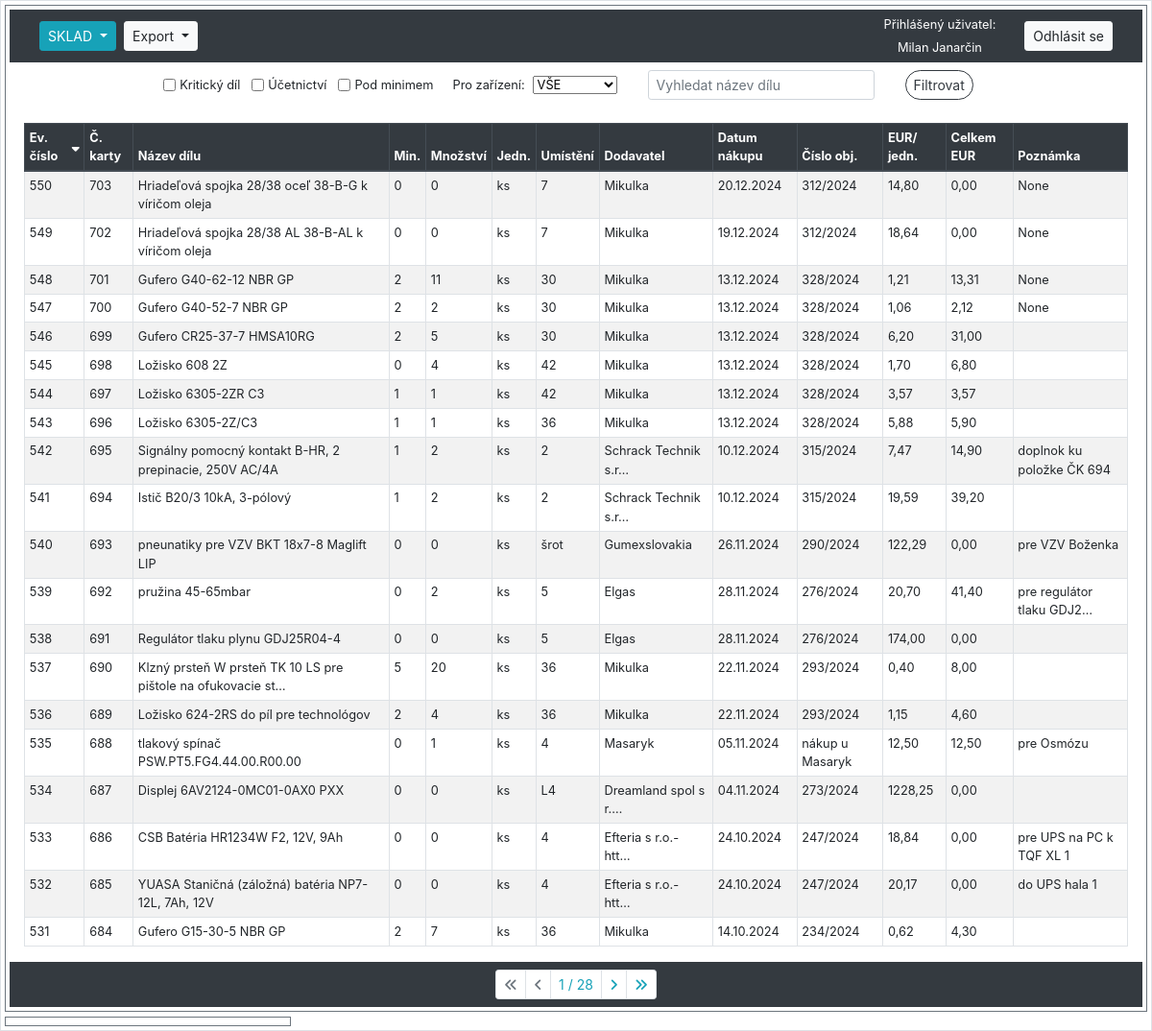
The page /sklad/ (signed in) on the database as committed earlier.
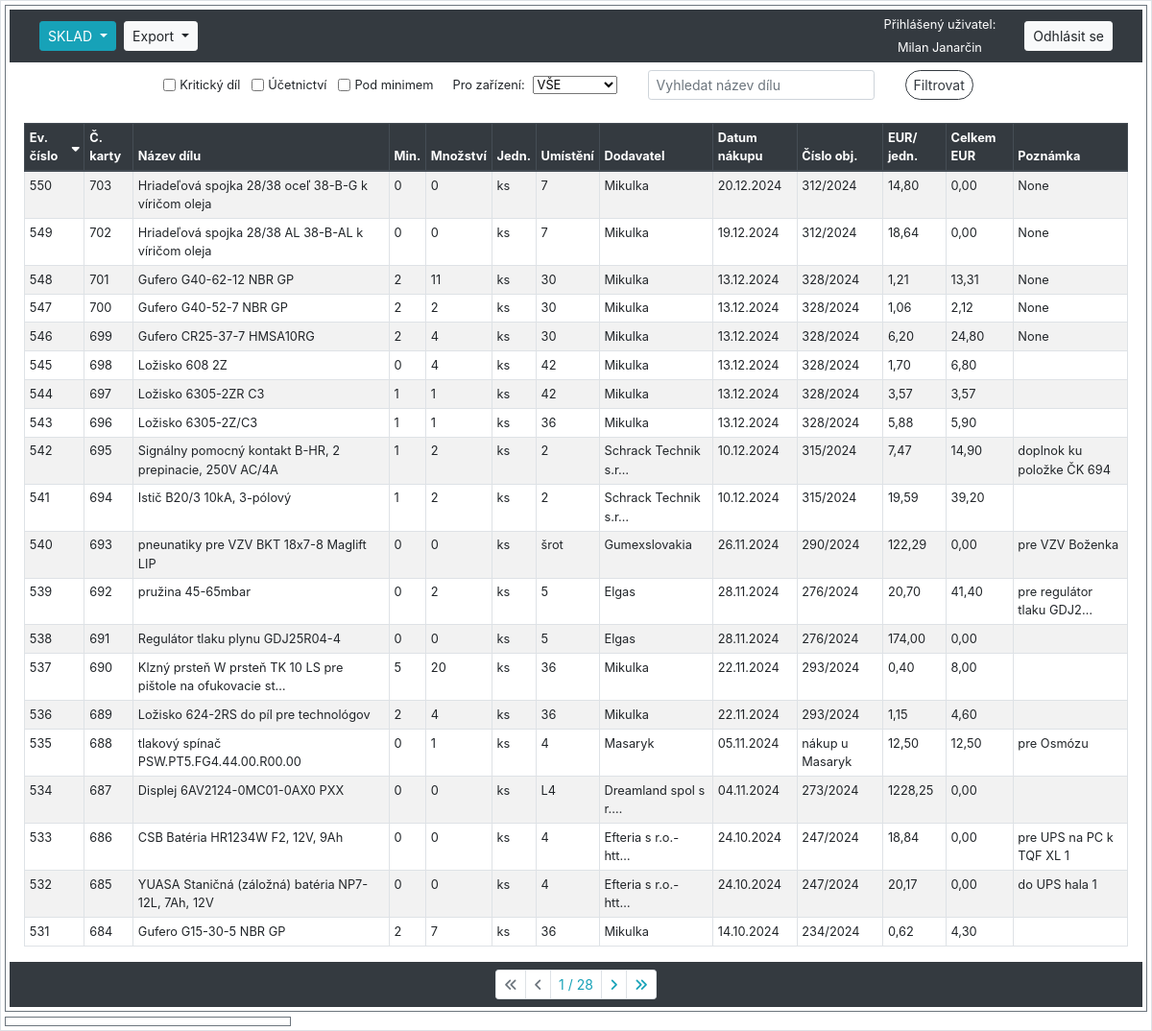
The same page on the database as committed later.
### hpm_sklad/models.py (models this page shows, shortened)
class Sklad(models.Model):
    class Meta:
        ordering = ["-evidencni_cislo"]
        verbose_name_plural = "Skladové položky"
    evidencni_cislo = models.AutoField(primary_key=True, verbose_name="Evidenční číslo")
    interne_cislo = models.IntegerField(null=True, verbose_name="Číslo karty")
    objednano = models.CharField(max_length=100, null=True, blank=True, verbose_name="Objednáno?")
    nazev_dilu = models.CharField(max_length=100, verbose_name="Název dílu")
    min_mnozstvi_ks = models.PositiveIntegerField(default=0, verbose_name="Minimum")
    mnozstvi = models.PositiveIntegerField(default=0, verbose_name="Množství")
    jednotky = models.CharField(max_length=10, choices=JEDNOTKY_CHOICES, default='ks', verbose_name="Jednotky")
    umisteni = models.CharField(max_length=25, null=True, verbose_name="Umístění")
    dodavatel = models.CharField(max_length=70, null=True, blank=True, verbose_name="Dodavatel")
    datum_nakupu = models.DateField(null=True, blank=True, verbose_name="Datum nákupu")
    cislo_objednavky = models.CharField(max_length=20, null=True, blank=True, verbose_name="Číslo objednávky")
    jednotkova_cena_eur = models.FloatField(default=0.0, validators=[MinValueValidator(0.0)], verbose_name="EUR/jednotka")
    celkova_cena_eur = models.FloatField(default=0.0, validators=[MinValueValidator(0.0)], verbose_name="Celkem EUR")
    poznamka = models.CharField(null=True, blank=True, max_length=200, verbose_name="Poznámka")
    ucetnictvi = models.BooleanField(default=True, verbose_name="Účetnictví")
    kriticky_dil = models.BooleanField(default=False, verbose_name="Kritický díl")
    hsh = models.BooleanField(default=False, verbose_name="HSH")
    tq8 = models.BooleanField(default=False, verbose_name="TQ8")
    tqf_xl1 = models.BooleanField(default=False, verbose_name="TQF XL1")
    tqf_xl2 = models.BooleanField(default=False, verbose_name="TQF XL2")
    dc_xl = models.BooleanField(default=False, verbose_name="DC XL")
    dac_xl1_2 = models.BooleanField(default=False, verbose_name="DAC XL1-2")
    dl_xl = models.BooleanField(default=False, verbose_name="DL XL")
    dac = models.BooleanField(default=False, verbose_name="DAC")
    lac_1 = models.BooleanField(default=False, verbose_name="LAC 1")
    lac_2 = models.BooleanField(default=False, verbose_name="LAC 2")
    ipsen_ene = models.BooleanField(default=False, verbose_name="IPSEN ENE")
    hsh_ene = models.BooleanField(default=False, verbose_name="HSH ENE")
    xl_ene1 = models.BooleanField(default=False, verbose_name="XL ENE1")
    xl_ene2 = models.BooleanField(default=False, verbose_name="XL ENE2")
    ipsen_w = models.BooleanField(default=False, verbose_name="IPSEN W")
    hsh_w = models.BooleanField(default=False, verbose_name="HSH W")
    kw = models.BooleanField(default=False, verbose_name="KW")
    kw1 = models.BooleanField(default=False, verbose_name="KW 1")
    kw2 = models.BooleanField(default=False, verbose_name="KW 2")
    kw3 = models.BooleanField(default=False, verbose_name="KW 3")
    mikrof = models.BooleanField(default=False, verbose_name="MIKROF")
    history = HistoricalRecords()
    @property
    def pod_minimem(self):
        return self.mnozstvi < self.min_mnozstvi_ks

### hpm_sklad/views.py (the view, shortened to what this page needs)
# urls.py: path('sklad/', views.SkladListView.as_view(), name='sklad'),
class SkladListView(LoginRequiredMixin, ListView):
    model = Sklad
    template_name = 'hpm_sklad/sklad.html'
    paginate_by = 20
    export_csv = False
    def get_context_data(self, **kwargs):
        context = super().get_context_data(**kwargs)
        selected_ev_cislo = self.request.GET.get('selected', None)
        if selected_ev_cislo:
            context['selected_item'] = get_object_or_404(Sklad, evidencni_cislo=selected_ev_cislo)
        else:
            context['selected_item'] = None
        zarizeni_filters = [("", "VŠE")] + [(z.zarizeni.lower(), z.zarizeni.replace('_', ' ')) for z in Zarizeni.objects.all()]
        context.update({
            'db_table': 'sklad',
            'sort': self.request.GET.get('sort', 'evidencni_cislo'),
            'order': self.request.GET.get('order', 'down'),
            'query': self.request.GET.get('query', ''),
            'kriticky_dil': self.request.GET.get('kriticky_dil', ''),
            'ucetnictvi': self.request.GET.get('ucetnictvi', ''),
            'pod_minimem': self.request.GET.get('pod_minimem', ''),
            'zarizeni_filter': self.request.GET.get('zarizeni_filter', 'VŠE'),
            'zarizeni_filters': zarizeni_filters,
            'current_user': self.request.user,
        })
        return context
    def get_queryset(self):
        queryset = Sklad.objects.all()
        query = self.request.GET.get('query', '')
        sort = self.request.GET.get('sort', 'evidencni_cislo')
        order = self.request.GET.get('order', 'down')
        filters = {
            'kriticky_dil': self.request.GET.get('kriticky_dil'),
            'ucetnictvi': self.request.GET.get('ucetnictvi'),
        }
        zarizeni_filter = self.request.GET.get('zarizeni_filter','VŠE')
        pod_minimem = self.request.GET.get('pod_minimem')
        if query:
            queryset = queryset.filter(nazev_dilu__icontains=query)
        for field, value in filters.items():
            if value == 'on':
                queryset = queryset.filter(**{field: True})
        if zarizeni_filter != 'VŠE':
            queryset = queryset.filter(**{zarizeni_filter: True})
        if order == 'down':
            sort = f"-{sort}"
        queryset = queryset.order_by(sort)
        if pod_minimem == 'on':
            queryset = [obj for obj in queryset if obj.pod_minimem]
        return queryset
    def render_to_response(self, context, **response_kwargs):
        if getattr(self, 'export_csv', False):
            return self.export_to_csv(self.get_queryset())
        else:
            return super().render_to_response(context, **response_kwargs)

### hpm_sklad/templatetags/custom_filters.py (called while the page is built)
@register.filter
def url_remove_param(querystring, params):
    params = params.split(',')
    new_querystring = '&'.join(
        f"{key}={value}"
        for part in querystring.split('&')
        if '=' in part and (key := part.split('=')[0]) not in params and (value := part.split('=')[1])
    )
    return new_querystring

### hpm_sklad/templates/hpm_sklad/sklad.html (shortened to what the changed rows need)
{% extends "hpm_sklad/base_left_right_column.html" %}
{% load static %}
{% load custom_filters %}
{% block left_content %}
    <div class="container-fluid">
        <table class="table table-sm table-hover table-striped table-bordered">
            <thead class="thead-dark">
                <tr>
                    {% with request.GET.urlencode as querystring %}
                        <th scope="col">
                            <a href="?sort=evidencni_cislo&order={% if request.GET.sort == 'evidencni_cislo' and request.GET.order == 'up' %}down{% else %}up{% endif %}&{{ querystring|url_remove_param:'sort,order' }}">
                                Ev. číslo
                                {% if not request.GET.sort %}
                                    <i class="fas fa-sort-down"></i>
                                {% endif %}
                            </a>
                        </th>
                        <th scope="col">
                            <a href="?sort=interne_cislo&order={% if request.GET.sort == 'interne_cislo' and request.GET.order == 'up' %}down{% else %}up{% endif %}&{{ querystring|url_remove_param:'sort,order' }}">
                                Č. karty
                            </a>
                        </th>
                        <th scope="col">
                            <a href="?sort=nazev_dilu&order={% if request.GET.sort == 'nazev_dilu' and request.GET.order == 'up' %}down{% else %}up{% endif %}&{{ querystring|url_remove_param:'sort,order' }}">
                                Název dílu
                            </a>
                        </th>
                        <th scope="col">
                            <a href="?sort=min_mnozstvi_ks&order={% if request.GET.sort == 'min_mnozstvi_ks' and request.GET.order == 'up' %}down{% else %}up{% endif %}&{{ querystring|url_remove_param:'sort,order' }}">
                                Min.
                            </a>
                        </th>
                        <th scope="col">
                            <a href="?sort=mnozstvi&order={% if request.GET.sort == 'mnozstvi' and request.GET.order == 'up' %}down{% else %}up{% endif %}&{{ querystring|url_remove_param:'sort,order' }}">
                                Množství
                            </a>
                        </th>
                        <th scope="col">
                            <a href="?sort=jednotky&order={% if request.GET.sort == 'jednotky' and request.GET.order == 'up' %}down{% else %}up{% endif %}&{{ querystring|url_remove_param:'sort,order' }}">
                                Jedn.
                            </a>
                        </th>
                        <th scope="col">
                            <a href="?sort=umisteni&order={% if request.GET.sort == 'umisteni' and request.GET.order == 'up' %}down{% else %}up{% endif %}&{{ querystring|url_remove_param:'sort,order' }}">
                                Umístění
                            </a>
                        </th>
                        <th scope="col">
                            <a href="?sort=dodavatel&order={% if request.GET.sort == 'dodavatel' and request.GET.order == 'up' %}down{% else %}up{% endif %}&{{ querystring|url_remove_param:'sort,order' }}">
                                Dodavatel
                            </a>
                        </th>
                        <th scope="col">
                            <a href="?sort=datum_nakupu&order={% if request.GET.sort == 'datum_nakupu' and request.GET.order == 'up' %}down{% else %}up{% endif %}&{{ querystring|url_remove_param:'sort,order' }}">
                                Datum nákupu
                            </a>
                        </th>
                        <th scope="col">
                            <a href="?sort=cislo_objednavky&order={% if request.GET.sort == 'cislo_objednavky' and request.GET.order == 'up' %}down{% else %}up{% endif %}&{{ querystring|url_remove_param:'sort,order' }}">
                                Číslo obj.
                            </a>
                        </th>
                        <th scope="col">
                            <a href="?sort=jednotkova_cena_eur&order={% if request.GET.sort == 'jednotkova_cena_eur' and request.GET.order == 'up' %}down{% else %}up{% endif %}&{{ querystring|url_remove_param:'sort,order' }}">
                                EUR/ jedn.
                            </a>
                        </th>
                        <th scope="col">
                            <a href="?sort=celkova_cena_eur&order={% if request.GET.sort == 'celkova_cena_eur' and request.GET.order == 'up' %}down{% else %}up{% endif %}&{{ querystring|url_remove_param:'sort,order' }}">
                                Celkem EUR
                            </a>
                        </th>
                        <th scope="col">
                            <a href="?sort=poznamka&order={% if request.GET.sort == 'poznamka' and request.GET.order == 'up' %}down{% else %}up{% endif %}&{{ querystring|url_remove_param:'sort,order' }}">
                                Poznámka
                            </a>
                        </th>
                    {% endwith %}
                </tr>
            </thead>
            <tbody class="show-pointer">
                {% for item in object_list %}
                    <tr data-id="{{ item.pk }}" data-detail-url="{% url 'detail_sklad' item.pk %}" onclick="loadDetail('{% url 'detail_sklad' item.pk %}', '{{ item.pk }}')"
                    {% if item.pk == selected_sklad.pk %} class="table-info"{% endif %} {% if item.pod_minimem %} class="pod-minimem-row"{% endif %}>
                        <td scope="row">{{ item.pk }}</td>
                        <td scope="row">{{ item.interne_cislo }}</td>
                        <td scope="row">{{ item.nazev_dilu|truncatechars:60 }}</td>
                        <td scope="row">{{ item.min_mnozstvi_ks }}</td>
                        <td scope="row">{{ item.mnozstvi }}</td>
                        <td scope="row">{{ item.jednotky }}</td>
                        <td scope="row">{{ item.umisteni }}</td>
                        <td scope="row">{{ item.dodavatel|truncatechars:20 }}</td>
                        <td scope="row">{{ item.datum_nakupu|date:"d.m.Y" }}</td>
                        <td scope="row">{{ item.cislo_objednavky }}</td>
                        <td scope="row">{{ item.jednotkova_cena_eur|floatformat:2 }}</td>
                        <td scope="row">{{ item.celkova_cena_eur|floatformat:2 }}</td>
                        <td scope="row">{{ item.poznamka|truncatechars:25 }}</td>
                    </tr>
                {% endfor %}
            </tbody>
        </table>
    </div>
{% endblock %}

Rows that differ between the two databases and show on the page:
changed Sklad "Gufero CR25-37-7 HMSA10RG": mnozstvi "5" → "4"; celkova_cena_eur "31,00" → "24,80"; poznamka (not shown) → "None"
